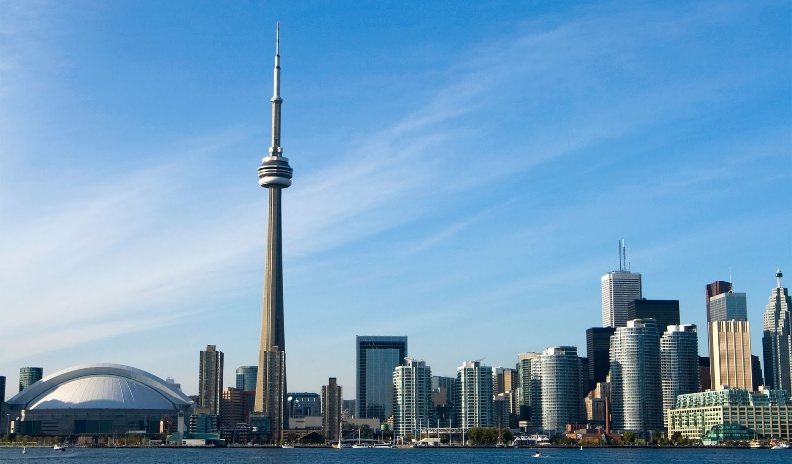
#> input picture Labs/Lab 6/cn-tower-1s.jpg, 792 x 464 px
$ python lab6.py   (Python 2 division)   (older library calls are emulated)
#> lines starting #> are read from the running program, lines starting #| are printed output that depends on the picture
import cv2
import numpy as np
import matplotlib
import matplotlib.pyplot as plt
import sys
import scipy as sp

def image_match(img_file1, img_file2):
    ##SIFT
#> called with img_file1 = 'cn-tower-1s.jpg', img_file2 = 'cn-tower-2s.jpg'
    img1 = cv2.imread(img_file1)
#> img1 is the input picture: shape (464, 792, 3); mean B, G, R 190.6, 156.2, 112.6
    img1 = cv2.cvtColor(img1, cv2.COLOR_BGR2RGB)
    src1 = cv2.cvtColor(img1, cv2.COLOR_RGB2GRAY)
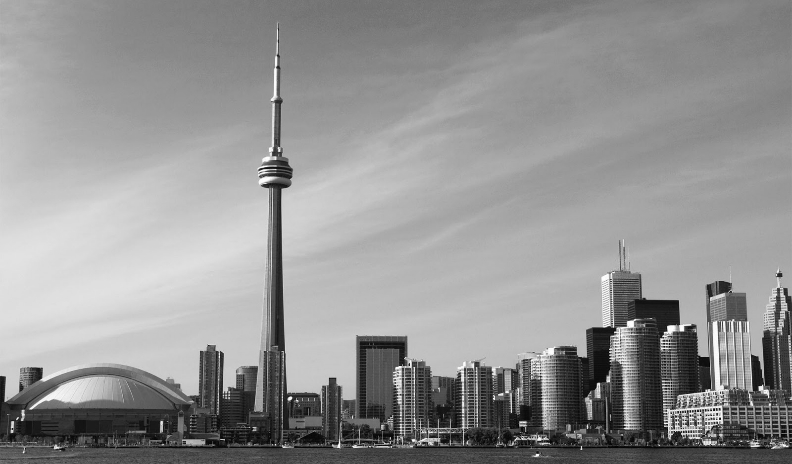
#> src1: shape (464, 792); min 1, max 255, mean 147.1

    sift1 = cv2.SIFT()
    src1 = np.uint8(src1)
    kp1 = sift1.detect(src1, None)
#> kp1 = 960 keypoints; strongest (x, y, size): (537, 455, 2.2), (671, 329, 5.5), (12, 431, 2), (598, 384, 2.3)
    kp1, des1 = sift1.compute(src1, kp1)

    ### 2

    img2 = cv2.imread(img_file2)
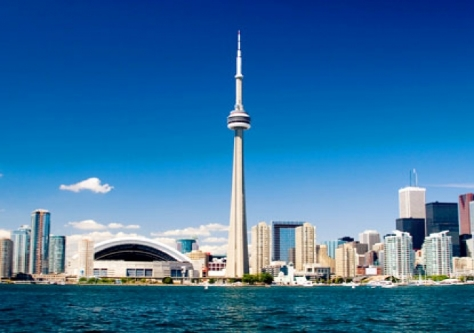
#> input picture Labs/Lab 6/cn-tower-2s.jpg, 474 x 333 px
#> img2 is the input picture: shape (333, 474, 3); mean B, G, R 163.3, 114.8, 52.8
    img2 = cv2.cvtColor(img2, cv2.COLOR_BGR2RGB)
    src2 = cv2.cvtColor(img2, cv2.COLOR_RGB2GRAY)
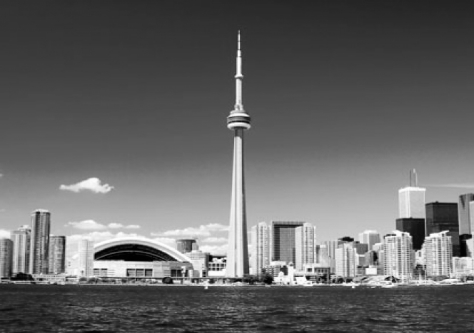
#> src2: shape (333, 474); min 0, max 255, mean 101.8

    sift2 = cv2.SIFT()
    src2 = np.uint8(src2)
    kp2 = sift2.detect(src2, None)
#> kp2 = 745 keypoints; strongest (x, y, size): (308, 278, 3.1), (309, 270, 2.7), (219, 257, 2.3), (387, 279, 2.5)
    kp2, des2 = sift2.compute(src2, kp2)
    ### Matching

    if (des1.shape[0] < des2.shape[0]):
        matches = np.zeros((des1.shape[0], des2.shape[0]))
        for i in range(0, des1.shape[0]):
            for j in range(0, des2.shape[0]):
                matches[i][j] = np.linalg.norm(des1[i]-des2[j])
    else:
        matches = np.zeros((des2.shape[0], des1.shape[0]))
        for i in range(0, des2.shape[0]):
            for j in range(0, des1.shape[0]):
                matches[i][j] = np.linalg.norm(des2[i]-des1[j])
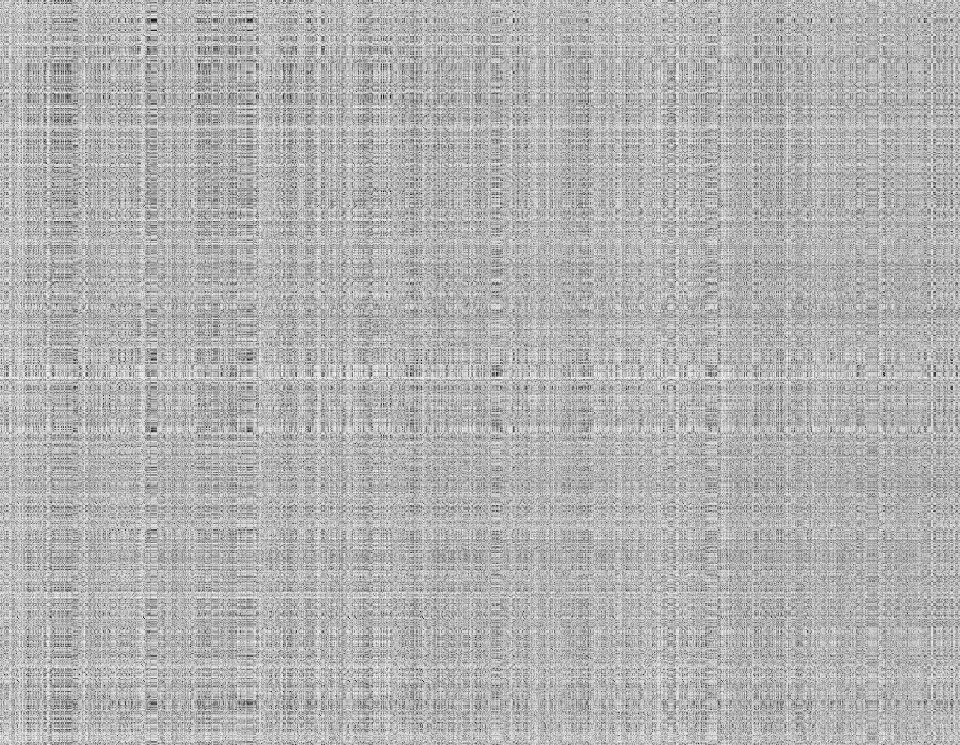
#> matches: shape (745, 960) float64; min 139.7, max 699.4, mean 529.8; drawn with min black and max white

    gm = []
    threshold = 350

    for i in range(0, matches.shape[0]):
        #print min(matches[i][:])
        if (min(matches[i][:]) < threshold):
            gm.append(min(matches[i][:]))
#> after the loop, gm = 571 values, max 349.9 at index 76, min 139.7 at index 185, mean 291.2

    return len(gm)/float(matches.shape[0])

img_file1 = 'cn-tower-1s.jpg'
img_file2 = 'cn-tower-2s.jpg'

print "The image match score is " + str(image_match(img_file1, img_file2))
